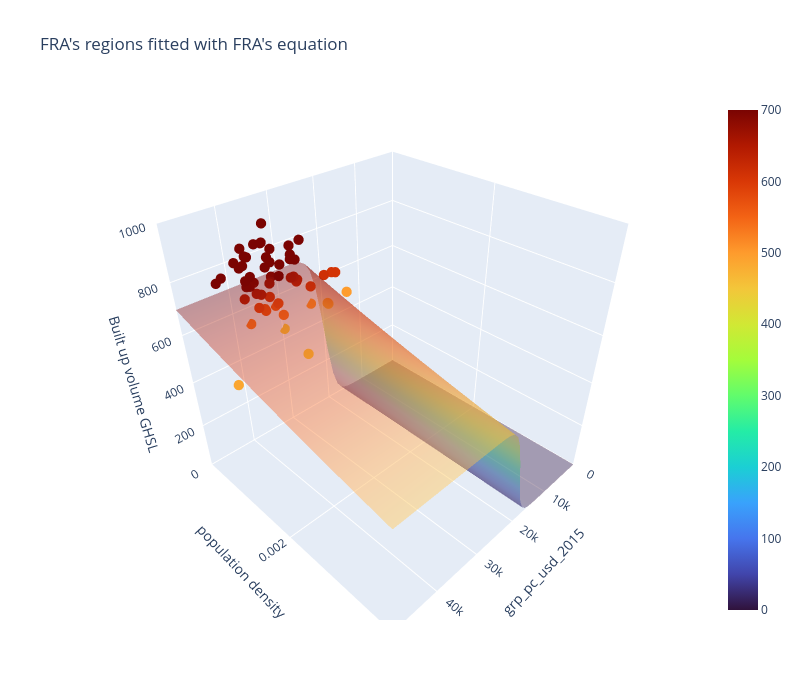
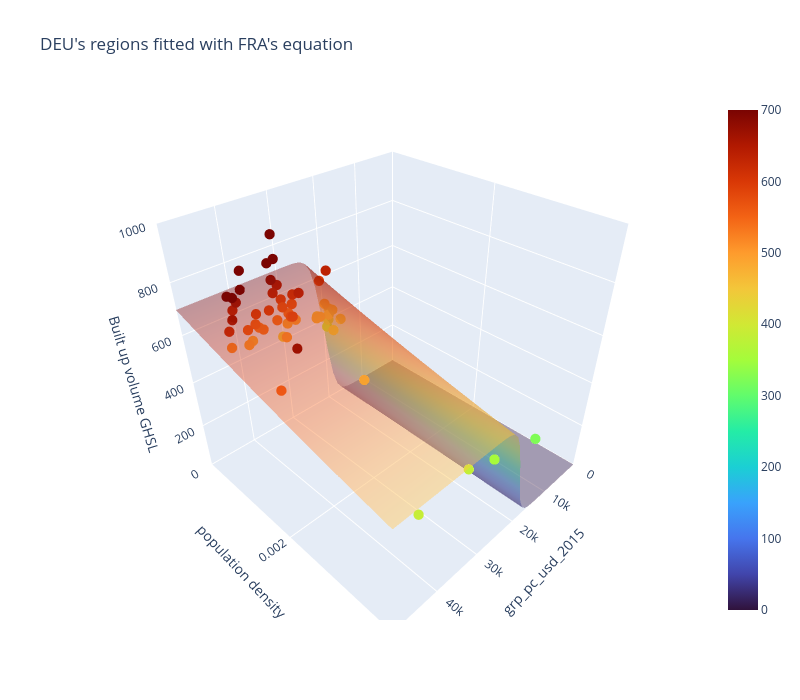
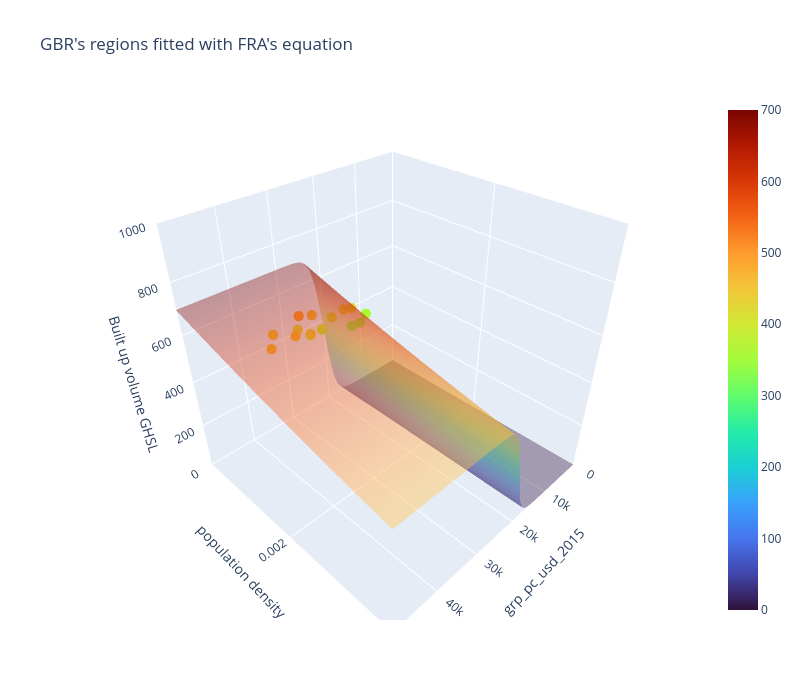

The notebook cell these images were saved under, in order:
### Markdown cell above
### PART 5.2 : 3D Plot with only one equation for every country

Now we want to compare all the countries to only one fit.

### Code cell
if three_D_plots:    
    if fit_type == 0:
        global_STL_fit_params = STL_fit_handler[best_region_fit].fitted_params
    elif fit_type == 1: 
        global_STL_fit_params = [saturation_fit_handler[best_region_fit].fitted_params[0], saturation_fit_handler[best_region_fit].fitted_params[1], saturation_fit_handler[best_region_fit].fitted_params[2], logistic_fit_handler[best_region_fit].fitted_params[1], logistic_fit_handler[best_region_fit].fitted_params[2]]
    elif fit_type == 2:
        global_STL_fit_params = my_own_fit      

    # Create a meshgrid of x and y values
    x = np.linspace(x_min, x_max, 50)
    y = np.linspace(y_min, y_max, 50)
    x_grid, y_grid = np.meshgrid(x, y)

    z = STL([x_grid,y_grid], global_STL_fit_params[0], global_STL_fit_params[1], global_STL_fit_params[2], global_STL_fit_params[3], global_STL_fit_params[4])    

    cmin = np.min(z)
    cmax = np.max(z)

    for j in range(len(regions)):
        try:            
            # Create the surface plot using Plotly
            fig = go.Figure(data=[
                go.Surface(
                    z=z, 
                    x=x_grid, 
                    y=y_grid, 
                    colorscale="Turbo", 
                    cmin=cmin,
                    cmax=cmax,
                    opacity=0.4),
                go.Scatter3d(
                    x=df_gdp_cap_region_handler[j], y=df_pop_density_region_handler[j], z=df_built_up_region_handler[j],
                    mode='markers',  # Use 'markers' for scatter plot
                    marker=dict(
                        size=6,  # Size of the points
                        color=df_built_up_region_handler[j],  # Color of the points
                        colorscale='Turbo',  # Colorscale for the points
                        cmin=cmin,
                        cmax=cmax,
                        opacity=1.0
                    )
                ),
                
                ]
                )
        
            # Customize the layout
            fig.update_layout(title=regions[j].name + "'s regions fitted with " + regions[best_region_fit].name + "'s equation",
                            scene=dict(
                                xaxis=dict(title='grp_pc_usd_2015', range=[x_min, x_max]),
                                yaxis=dict(title='population density', range=[y_min, y_max]),
                                zaxis=dict(title=y_col, range=[z_min, z_max]),
                            ),
                            width=800, height=700)
        
            # Show the plot
            fig.show()
        except Exception as e:
            print(region.name, "\n", e)

### Figure 1 — Plotly figure (JSON) as saved in the notebook; plotly's stock layout.template omitted (floating-point values rounded to 4 significant figures; data arrays with more than 128 entries replaced by an {"elided": "..."} marker saying what was removed)
{"data": [{"cmax": 700.0, "cmin": 9.671e-07, "colorscale": [[0, "#30123b"], [0.07143, "#4145ab"], [0.1429, "#4675ed"], [0.2143, "#39a2fc"], [0.2857, "#1bcfd4"], [0.3571, "#24eca6"], [0.4286, "#61fc6c"], [0.5, "#a4fc3b"], [0.5714, "#d1e834"], [0.6429, "#f3c63a"], [0.7143, "#fe9b2d"], [0.7857, "#f36315"], [0.8571, "#d93806"], [0.9286, "#b11901"], [1, "#7a0402"]], "opacity": 0.4, "type": "surface", "x": {"elided": "50x50 float values"}, "y": {"elided": "50x50 float values"}, "z": {"elided": "50x50 float values"}}, {"marker": {"cmax": 700.0, "cmin": 9.671e-07, "color": [614.2, 652.1, 731.4, 752.7, 776.3, 475.0, 573.8, 655.5, 722.2, 798.0, 498.8, 581.4, 645.8, 694.8, 745.5, 607.7, 695.2, 784.4, 838.4, 899.7, 449.8, 506.7, 535.1, 565.7, 594.5, 661.8, 718.8, 777.1, 538.4, 607.1, 658.1, 701.7, 449.2, 458.0, 486.7, 473.6, 473.9, 488.1, 573.2, 639.1, 697.7, 755.9, 614.9, 722.1, 774.0, 832.4, 692.2, 792.5, 807.1, 835.1, 605.9, 673.5, 754.3, 802.3, 843.5, 660.9, 742.9, 771.8, 813.2], "colorscale": [[0, "#30123b"], [0.07143, "#4145ab"], [0.1429, "#4675ed"], [0.2143, "#39a2fc"], [0.2857, "#1bcfd4"], [0.3571, "#24eca6"], [0.4286, "#61fc6c"], [0.5, "#a4fc3b"], [0.5714, "#d1e834"], [0.6429, "#f3c63a"], [0.7143, "#fe9b2d"], [0.7857, "#f36315"], [0.8571, "#d93806"], [0.9286, "#b11901"], [1, "#7a0402"]], "opacity": 1, "size": 6}, "mode": "markers", "type": "scatter3d", "x": [19910.0, 37880.0, 29940.0, 42890.0, 38230.0, 18990.0, 33760.0, 26780.0, 35970.0, 31290.0, 14500.0, 31140.0, 26480.0, 36690.0, 33240.0, 17700.0, 35380.0, 27220.0, 37220.0, 32360.0, 29810.0, 23090.0, 36930.0, 31260.0, 35200.0, 27730.0, 37280.0, 32500.0, 30910.0, 24240.0, 35160.0, 31090.0, 31880.0, 58740.0, 47320.0, 74710.0, 66650.0, 19590.0, 33960.0, 26680.0, 37310.0, 32020.0, 32460.0, 26220.0, 37230.0, 33140.0, 31710.0, 24960.0, 36670.0, 33060.0, 17080.0, 32460.0, 27490.0, 39090.0, 34860.0, 35680.0, 27980.0, 42170.0, 36920.0], "y": [8.541e-05, 9.4e-05, 9.869e-05, 0.0001068, 0.0001127, 5.496e-05, 5.644e-05, 5.703e-05, 5.869e-05, 5.856e-05, 9.801e-05, 0.0001031, 0.000108, 0.000118, 0.000123, 5.558e-05, 5.998e-05, 6.201e-05, 6.449e-05, 6.512e-05, 2.912e-05, 3.086e-05, 3.612e-05, 3.949e-05, 9.179e-05, 9.4e-05, 9.629e-05, 9.66e-05, 0.0001813, 0.0001841, 0.000187, 0.0001886, 0.0008195, 0.0008828, 0.0009139, 0.0009775, 0.001013, 9.801e-05, 0.0001042, 0.000107, 0.0001103, 0.0001109, 6.067e-05, 6.283e-05, 6.815e-05, 7.093e-05, 6.221e-05, 6.706e-05, 7.551e-05, 8.054e-05, 8.788e-05, 9.558e-05, 0.0001016, 0.0001117, 0.0001183, 0.0001376, 0.0001468, 0.0001584, 0.0001634], "z": [614.2, 652.1, 731.4, 752.7, 776.3, 475.0, 573.8, 655.5, 722.2, 798.0, 498.8, 581.4, 645.8, 694.8, 745.5, 607.7, 695.2, 784.4, 838.4, 899.7, 449.8, 506.7, 535.1, 565.7, 594.5, 661.8, 718.8, 777.1, 538.4, 607.1, 658.1, 701.7, 449.2, 458.0, 486.7, 473.6, 473.9, 488.1, 573.2, 639.1, 697.7, 755.9, 614.9, 722.1, 774.0, 832.4, 692.2, 792.5, 807.1, 835.1, 605.9, 673.5, 754.3, 802.3, 843.5, 660.9, 742.9, 771.8, 813.2]}], "layout": {"height": 700, "scene": {"xaxis": {"range": [0, 50000], "title": {"text": "grp_pc_usd_2015"}}, "yaxis": {"range": [0, 0.004], "title": {"text": "population density"}}, "zaxis": {"range": [0, 1000], "title": {"text": "Built up volume GHSL"}}}, "title": {"text": "FRA's regions fitted with FRA's equation"}, "width": 800}}

### Figure 2 — Plotly figure (JSON) as saved in the notebook; plotly's stock layout.template omitted (floating-point values rounded to 4 significant figures; data arrays with more than 128 entries replaced by an {"elided": "..."} marker saying what was removed)
{"data": [{"cmax": 700.0, "cmin": 9.671e-07, "colorscale": [[0, "#30123b"], [0.07143, "#4145ab"], [0.1429, "#4675ed"], [0.2143, "#39a2fc"], [0.2857, "#1bcfd4"], [0.3571, "#24eca6"], [0.4286, "#61fc6c"], [0.5, "#a4fc3b"], [0.5714, "#d1e834"], [0.6429, "#f3c63a"], [0.7143, "#fe9b2d"], [0.7857, "#f36315"], [0.8571, "#d93806"], [0.9286, "#b11901"], [1, "#7a0402"]], "opacity": 0.4, "type": "surface", "x": {"elided": "50x50 float values"}, "y": {"elided": "50x50 float values"}, "z": {"elided": "50x50 float values"}}, {"marker": {"cmax": 700.0, "cmin": 9.671e-07, "color": [473.0, 497.9, 536.1, 568.9, 598.2, 459.7, 486.1, 530.8, 578.1, 614.4, 322.2, 353.7, 383.1, 387.8, 380.3, 599.1, 683.8, 753.0, 449.2, 563.4, 668.6, 714.7, 728.8, 536.2, 559.4, 568.3, 573.4, 474.3, 518.6, 560.9, 603.5, 621.9, 487.3, 588.1, 652.4, 422.0, 491.3, 565.6, 641.4, 700.8, 436.5, 504.7, 577.3, 628.5, 665.6, 466.5, 539.5, 610.0, 670.9, 712.3, 456.3, 563.4, 642.1, 725.0, 808.4, 461.1, 536.6, 590.3, 636.7, 764.0, 856.9, 394.2, 446.6, 495.5, 552.5, 592.5, 470.9, 564.5, 637.2], "colorscale": [[0, "#30123b"], [0.07143, "#4145ab"], [0.1429, "#4675ed"], [0.2143, "#39a2fc"], [0.2857, "#1bcfd4"], [0.3571, "#24eca6"], [0.4286, "#61fc6c"], [0.5, "#a4fc3b"], [0.5714, "#d1e834"], [0.6429, "#f3c63a"], [0.7143, "#fe9b2d"], [0.7857, "#f36315"], [0.8571, "#d93806"], [0.9286, "#b11901"], [1, "#7a0402"]], "opacity": 1, "size": 6}, "mode": "markers", "type": "scatter3d", "x": [24110.0, 39700.0, 36470.0, 51440.0, 52310.0, 22950.0, 38010.0, 36430.0, 52170.0, 53340.0, 15360.0, 25510.0, 31240.0, 43210.0, 46330.0, 21250.0, 32060.0, 32480.0, 30080.0, 45940.0, 41590.0, 57500.0, 54060.0, 63250.0, 56480.0, 76190.0, 72550.0, 23330.0, 43150.0, 39570.0, 53990.0, 51280.0, 20220.0, 30290.0, 30790.0, 20220.0, 30120.0, 28770.0, 41100.0, 41760.0, 22790.0, 33680.0, 31970.0, 44760.0, 43880.0, 19530.0, 30010.0, 28730.0, 40460.0, 39350.0, 20130.0, 31550.0, 29260.0, 42420.0, 40300.0, 20970.0, 32830.0, 34310.0, 19840.0, 31320.0, 31280.0, 20750.0, 31560.0, 28390.0, 37180.0, 36800.0, 19970.0, 30690.0, 32360.0], "y": [0.0002584, 0.0002787, 0.0002923, 0.0002998, 0.0003075, 0.0001465, 0.0001626, 0.0001733, 0.0001784, 0.0001854, 0.00393, 0.003855, 0.003804, 0.003867, 0.004059, 8.798e-05, 8.495e-05, 8.469e-05, 0.001855, 0.001748, 0.001676, 0.001673, 0.001721, 0.002187, 0.002332, 0.002428, 0.002505, 0.0002678, 0.0002793, 0.000287, 0.0002875, 0.0002961, 7.916e-05, 7.305e-05, 7.127e-05, 0.0001525, 0.0001612, 0.000167, 0.0001677, 0.0001684, 0.0005232, 0.0005277, 0.0005306, 0.0005269, 0.000528, 0.000199, 0.0002018, 0.0002038, 0.0002028, 0.0002059, 0.0004516, 0.000435, 0.0004239, 0.0004045, 0.0003933, 0.0002441, 0.0002282, 0.0002234, 0.0001291, 0.0001148, 0.0001083, 0.0001626, 0.0001749, 0.0001831, 0.0001867, 0.0001906, 0.0001514, 0.0001391, 0.000133], "z": [473.0, 497.9, 536.1, 568.9, 598.2, 459.7, 486.1, 530.8, 578.1, 614.4, 322.2, 353.7, 383.1, 387.8, 380.3, 599.1, 683.8, 753.0, 449.2, 563.4, 668.6, 714.7, 728.8, 536.2, 559.4, 568.3, 573.4, 474.3, 518.6, 560.9, 603.5, 621.9, 487.3, 588.1, 652.4, 422.0, 491.3, 565.6, 641.4, 700.8, 436.5, 504.7, 577.3, 628.5, 665.6, 466.5, 539.5, 610.0, 670.9, 712.3, 456.3, 563.4, 642.1, 725.0, 808.4, 461.1, 536.6, 590.3, 636.7, 764.0, 856.9, 394.2, 446.6, 495.5, 552.5, 592.5, 470.9, 564.5, 637.2]}], "layout": {"height": 700, "scene": {"xaxis": {"range": [0, 50000], "title": {"text": "grp_pc_usd_2015"}}, "yaxis": {"range": [0, 0.004], "title": {"text": "population density"}}, "zaxis": {"range": [0, 1000], "title": {"text": "Built up volume GHSL"}}}, "title": {"text": "DEU's regions fitted with FRA's equation"}, "width": 800}}

### Figure 3 — Plotly figure (JSON) as saved in the notebook; plotly's stock layout.template omitted (floating-point values rounded to 4 significant figures; data arrays with more than 128 entries replaced by an {"elided": "..."} marker saying what was removed)
{"data": [{"cmax": 700.0, "cmin": 9.671e-07, "colorscale": [[0, "#30123b"], [0.07143, "#4145ab"], [0.1429, "#4675ed"], [0.2143, "#39a2fc"], [0.2857, "#1bcfd4"], [0.3571, "#24eca6"], [0.4286, "#61fc6c"], [0.5, "#a4fc3b"], [0.5714, "#d1e834"], [0.6429, "#f3c63a"], [0.7143, "#fe9b2d"], [0.7857, "#f36315"], [0.8571, "#d93806"], [0.9286, "#b11901"], [1, "#7a0402"]], "opacity": 0.4, "type": "surface", "x": {"elided": "50x50 float values"}, "y": {"elided": "50x50 float values"}, "z": {"elided": "50x50 float values"}}, {"marker": {"cmax": 700.0, "cmin": 9.671e-07, "color": [354.7, 418.7, 471.3, 495.0, 319.7, 373.3, 425.8, 455.0, 329.6, 388.2, 421.6, 433.3, 437.3, 463.1, 462.3], "colorscale": [[0, "#30123b"], [0.07143, "#4145ab"], [0.1429, "#4675ed"], [0.2143, "#39a2fc"], [0.2857, "#1bcfd4"], [0.3571, "#24eca6"], [0.4286, "#61fc6c"], [0.5, "#a4fc3b"], [0.5714, "#d1e834"], [0.6429, "#f3c63a"], [0.7143, "#fe9b2d"], [0.7857, "#f36315"], [0.8571, "#d93806"], [0.9286, "#b11901"], [1, "#7a0402"]], "opacity": 1, "size": 6}, "mode": "markers", "type": "scatter3d", "x": [9584.0, 19020.0, 23980.0, 27150.0, 13180.0, 24200.0, 27140.0, 32890.0, 11600.0, 21910.0, 13880.0, 16040.0, 26860.0, 30530.0, 36240.0], "y": [0.0001142, 0.0001187, 0.0001209, 0.0001294, 6.776e-05, 6.752e-05, 6.668e-05, 6.904e-05, 0.0001377, 0.0001407, 0.0001427, 0.0001496, 0.0003673, 0.0003796, 0.000405], "z": [354.7, 418.7, 471.3, 495.0, 319.7, 373.3, 425.8, 455.0, 329.6, 388.2, 421.6, 433.3, 437.3, 463.1, 462.3]}], "layout": {"height": 700, "scene": {"xaxis": {"range": [0, 50000], "title": {"text": "grp_pc_usd_2015"}}, "yaxis": {"range": [0, 0.004], "title": {"text": "population density"}}, "zaxis": {"range": [0, 1000], "title": {"text": "Built up volume GHSL"}}}, "title": {"text": "GBR's regions fitted with FRA's equation"}, "width": 800}}
